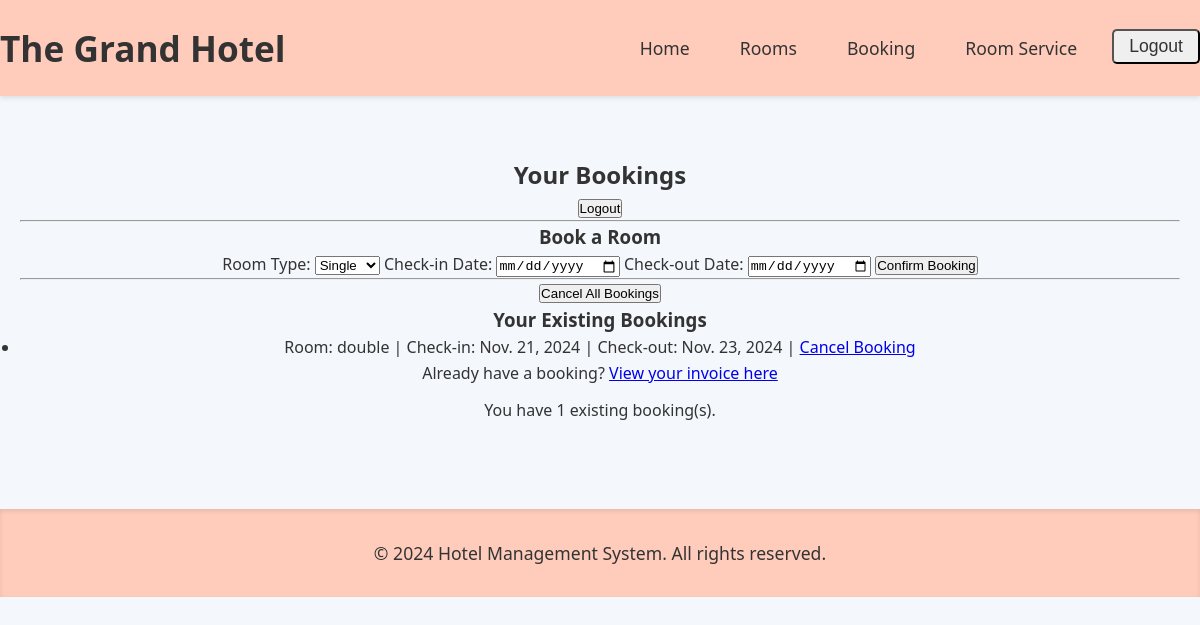
The page /bookings/ (signed in) on the database its author committed.
### hotel/models.py (models this page shows, shortened)
class Booking(models.Model):
    user = models.ForeignKey(User, on_delete=models.CASCADE)
    room_type = models.CharField(max_length=10, choices=ROOM_TYPES, default='single')
    check_in_date = models.DateField(default=datetime.date.today)
    check_out_date = models.DateField(default=datetime.date.today)
    bill = models.DecimalField(max_digits=10, decimal_places=2, default=0)
    room_price = models.DecimalField(max_digits=10, decimal_places=2, null=True)
    nights = models.IntegerField(null=True)

### hotel/views.py (the view)
# urls.py: path('bookings/', views.bookings, name='bookings'),
@login_required
def bookings(request):
    user_bookings = Booking.objects.filter(user=request.user)
    booking_count = user_bookings.count()
    if booking_count > 0:
        messages.info(request, f"You have {booking_count} existing booking(s).")
    return render(request, 'bookings.html', {'bookings': user_bookings})

### templates/hotel/bookings.html (shortened to what this page needs)
{% extends 'base.html' %}
{% load static %}
{% block content %}
<h2>Your Bookings</h2>
<form method="POST" action="{% url 'logout' %}">
    <button type="submit" class="logout-button">Logout</button>
</form>
<hr>
<h3>Book a Room</h3>
<form method="POST" action="{% url 'book_room' %}">
    <label for="room_type">Room Type:</label>
    <select name="room_type" required>
        <option value="single">Single</option>
    </select>
    <label for="check_in_date">Check-in Date:</label>
    <input type="date" name="check_in_date" required>
    <label for="check_out_date">Check-out Date:</label>
    <input type="date" name="check_out_date" required>
    <button type="submit">Confirm Booking</button>
</form>
<hr>
<form method="POST" action="{% url 'cancel_all_bookings' %}">
    <button type="submit" class="cancel-all-button">Cancel All Bookings</button>
</form>
<h3>Your Existing Bookings</h3>
{% if bookings %}
    <ul>
        {% for booking in bookings %}
            <li>
                Room: {{ booking.room_type }} |
                Check-in: {{ booking.check_in_date }} |
                Check-out: {{ booking.check_out_date }} |
                <a href="{% url 'cancel_booking' booking.id %}">Cancel Booking</a>
            </li>
        {% endfor %}
    </ul>
{% else %}
    <p>You don't have any bookings yet.</p>
{% endif %}
<p>Already have a booking? <a href="{% url 'invoice' %}">View your invoice here</a></p>
{% if messages %}
    <div id="django-messages" data-message="{% for message in messages %}{{ message }}{% if not forloop.last %}<br>{% endif %}{% endfor %}">
        {% for message in messages %}
            <div class="alert {{ message.tags }}">
                {{ message }}
            </div>
        {% endfor %}
    </div>
{% endif %}
{% endblock %}

### static/css/styles.css (style rules this page uses)
* { margin: 0; padding: 0; box-sizing: border-box; }
body { font-family: 'Segoe UI', Tahoma, Geneva, Verdana, sans-serif; background-color: #f4f7fb; color: #333; line-height: 1.6; }
.alert { padding: 10px; margin-bottom: 15px; border: 1px solid transparent; border-radius: 4px; }

### rows shown on the page
Booking: room_type "double", check_in_date "Nov. 21, 2024", check_out_date "Nov. 23, 2024"

### other values the page prints
{{ message }} "You have 1 existing booking(s)."
